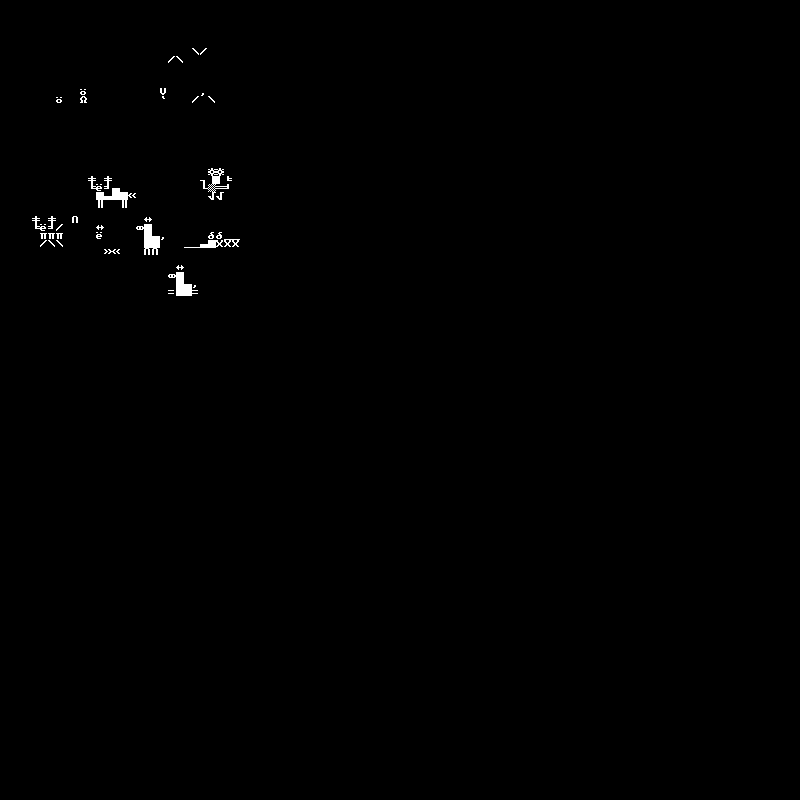

A level layout from a 2D game, rendered from its tile map. Below: a short description, then the map file with tile-grid data replaced by summaries:
An orthogonal 100x100 tile map with 8x8 px tiles, 1 tile layer (Tile Layer 1).

<map version="1.5" tiledversion="2021.03.23" orientation="orthogonal" renderorder="right-down" width="100" height="100" tilewidth="8" tileheight="8" infinite="0" nextlayerid="2" nextobjectid="1">
 <tileset firstgid="1" source="cga8x8thick.tsx" />
 <layer id="1" name="Tile Layer 1" width="100" height="100">
  <data>[10000 cells, 85 non-empty, 32 distinct tile ids]</data>
 </layer>
</map>
